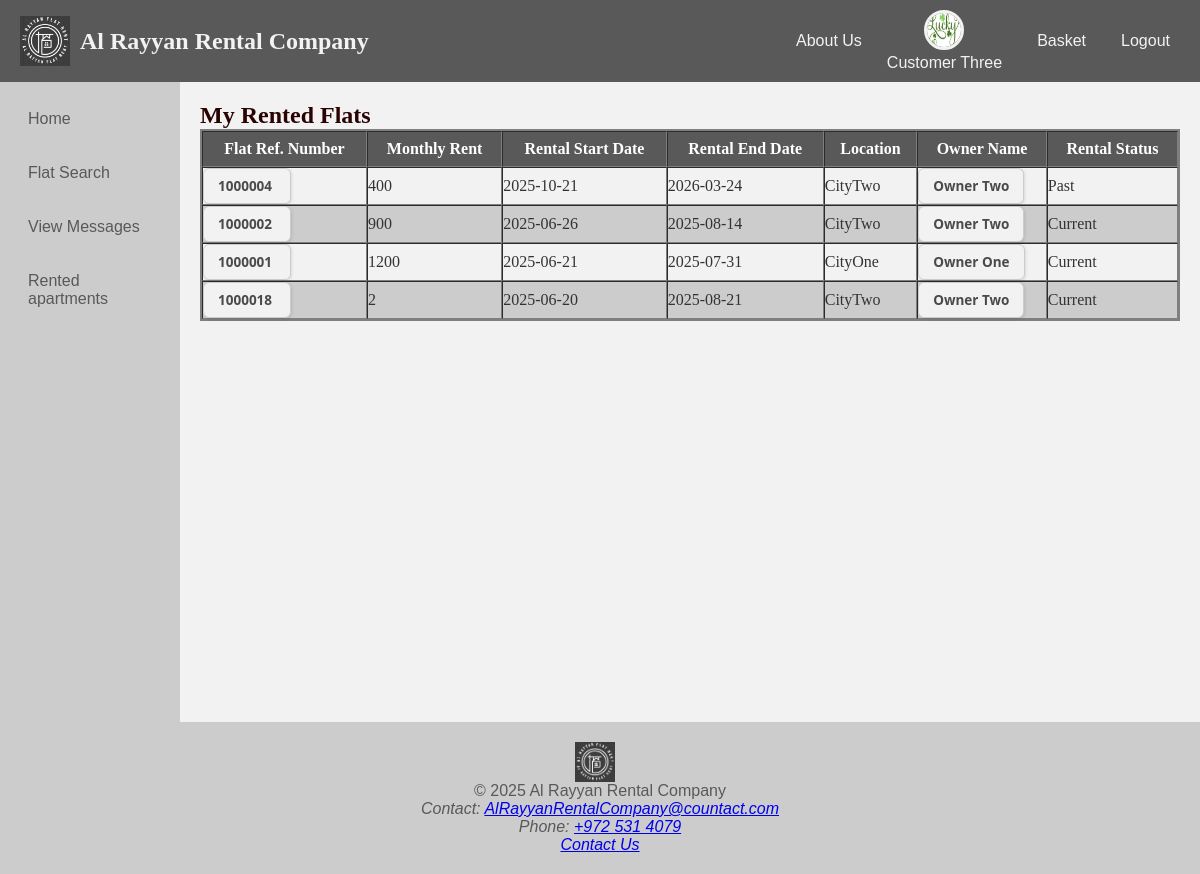
The page /Custmer_rented_flats.php (signed in) on the database its author committed.
### tables this page shows
CREATE TABLE `customer` (
  `CustomerID` bigint NOT NULL,
  `NationalID` char(9) NOT NULL,
  `Name` varchar(100) NOT NULL,
  `Password` varchar(100) NOT NULL,
  `DateOfBirth` date DEFAULT NULL,
  `Email` varchar(100) DEFAULT NULL,
  `MobileNumber` varchar(15) DEFAULT NULL,
  `TelephoneNumber` varchar(15) DEFAULT NULL,
  `Username` varchar(100) DEFAULT NULL,
  `custmerImage` varchar(100) DEFAULT NULL
);

CREATE TABLE `rental` (
  `CustomerID` bigint NOT NULL,
  `ApartmentID` bigint NOT NULL,
  `RentalStartDate` date DEFAULT NULL,
  `RentalEndDate` date DEFAULT NULL,
  `TotalAmount` decimal(10,2) NOT NULL,
  `RentalStatus` varchar(50) DEFAULT NULL
);

CREATE TABLE `apartment_home` (
  `ApartmentID` bigint NOT NULL,
  `ApartmentNumber` varchar(10) DEFAULT NULL,
  `NumberOfRooms` int DEFAULT NULL,
  `NumberOfBathrooms` int DEFAULT NULL,
  `IsFurnished` tinyint(1) DEFAULT NULL,
  `MonthlyRent` int DEFAULT NULL,
  `Area` decimal(10,2) DEFAULT NULL,
  `HeatingSystem_AirConditioning` tinyint(1) DEFAULT NULL,
  `AccessControl` varchar(100) DEFAULT NULL,
  `ExtraAmenities` varchar(255) DEFAULT NULL,
  `OwnerID` bigint DEFAULT NULL,
  `Description` text,
  `NearbyLinks` text,
  `IsApproved` tinyint(1) DEFAULT '0'
);

CREATE TABLE `owneraddress` (
  `AddressID` int NOT NULL,
  `OwnerID` bigint NOT NULL,
  `FlatOrHouseNo` varchar(20) DEFAULT NULL,
  `StreetName` varchar(100) DEFAULT NULL,
  `City` varchar(50) DEFAULT NULL,
  `PostalCode` varchar(10) DEFAULT NULL
);

CREATE TABLE `owner` (
  `OwnerID` bigint NOT NULL,
  `NationalID` char(9) NOT NULL,
  `OwnerName` varchar(100) DEFAULT NULL,
  `EmailAddress` varchar(100) DEFAULT NULL,
  `PhoneNumber` varchar(20) DEFAULT NULL,
  `MobileNumber` varchar(15) DEFAULT NULL,
  `Password` varchar(100) DEFAULT NULL,
  `BankName` varchar(100) DEFAULT NULL,
  `BankBranch` varchar(100) DEFAULT NULL,
  `AccountNumber` varchar(20) DEFAULT NULL,
  `ownerImage` varchar(100) DEFAULT NULL,
  `Username` varchar(100) DEFAULT NULL
);

### Custmer_rented_flats.php (the view, shortened to what this page needs)
<?php
include('header.php');
include('database.inc.php');
$customerID = $_SESSION['customer_id'];
$sql = "
SELECT r.RentalStartDate, r.RentalEndDate,
       a.ApartmentID, a.ApartmentNumber, a.MonthlyRent, a.OwnerID,
       o.OwnerName, o.EmailAddress, o.PhoneNumber,
       oa.City
FROM rental r
JOIN apartment_home a ON r.ApartmentID = a.ApartmentID
JOIN owner o ON a.OwnerID = o.OwnerID
LEFT JOIN owneraddress oa ON o.OwnerID = oa.OwnerID
WHERE r.CustomerID = :customerID
ORDER BY r.RentalStartDate DESC
";
$stmt = $pdo->prepare($sql);
$stmt->execute(['customerID' => $customerID]);
$rentals = $stmt->fetchAll(PDO::FETCH_ASSOC);
$today = date('Y-m-d');
?>
<!DOCTYPE html>
<html lang="en">
<head>
    <link rel="stylesheet" href="style.css">
</head>
<body>
<section class="container">
<?php include('navigation.php'); ?>
<main>
    <h2>My Rented Flats</h2>
    <table border="1" cellpadding="5" cellspacing="0">
        <thead>
        <tr>
            <th>Flat Ref. Number</th>
            <th>Monthly Rent</th>
            <th>Rental Start Date</th>
            <th>Rental End Date</th>
            <th>Location</th>
            <th>Owner Name</th>
            <th>Rental Status</th>
        </tr>
        </thead>
        <tbody>
       <?php foreach ($rentals as $rental):
    $rentalStatus = ($rental['RentalStartDate'] <= $today && $today <= $rental['RentalEndDate']) ? 'Current' : 'Past';
?>
    <tr>
        <td>
            <form action="FlatDetail.php" method="get">
                <input type="submit" value="<?php echo $rental['ApartmentID']; ?> "class="link-button">
            </form>
        </td>
        <td><?php echo $rental['MonthlyRent']; ?></td>
        <td><?php echo $rental['RentalStartDate']; ?></td>
        <td><?php echo $rental['RentalEndDate']; ?></td>
        <td><?php echo $rental['City'] ?? ''; ?></td>
        <td>
     <a href="userProfile.php?id=<?= $rental['OwnerID'] ?>&type=owner" class="link-button">
  <?= $rental['OwnerName'] ?>
</a>
        </td>
        <td><?php echo $rentalStatus; ?></td>
    </tr>
<?php endforeach; ?>
        </tbody>
    </table>
</main>
</section>
<?php include('footer.php'); ?>
</body>
</html>

### header.php (shortened to what this page needs)
<?php
include('database.inc.php');
$isCustomerLoggedIn = isset($_SESSION['customer_id']);
$isOwnerLoggedIn = isset($_SESSION['owner_id']);
$isManagerLoggedIn = isset($_SESSION['manager_id']);
$username = '';
$userProfileLink = '';
if ($isCustomerLoggedIn) {
    $customerID = $_SESSION['customer_id'];
    $stmt = $pdo->prepare("SELECT Name FROM customer WHERE CustomerID = ?");
    $stmt->execute([$customerID]);
    $row = $stmt->fetch(PDO::FETCH_ASSOC);
    if ($row) {
        $username = $row['Name'];
        $userProfileLink = "userProfile.php?id={$customerID}&type=customer";
    }
}
?>
<header>
    <section class="logo-name">
        <img src="image/logo.png" alt="Logo" class="logo">
        <h1>Al Rayyan Rental Company</h1>
    </section>
    <section class="header-links">
        <a href="AboutUs.php">About Us</a>
        <?php if ($isCustomerLoggedIn || $isOwnerLoggedIn || $isManagerLoggedIn): ?>
           <div class="user_card">
    <?php
        $userImage = 'image/maneger.jpg';
        if ($isCustomerLoggedIn) {
            $customerID = $_SESSION['customer_id'];
            $customImagePath = "pending_images/C{$customerID}.jpg";
            if (file_exists($customImagePath)) {
                $userImage = $customImagePath;
            }
        } elseif ($isOwnerLoggedIn) {
            $ownerID = $_SESSION['owner_id'];
            $customImagePath = "pending_images/O{$ownerID}.jpg";
            if (file_exists($customImagePath)) {
                $userImage = $customImagePath;
            }
        }
    ?>
    <a href="<?= $userProfileLink ?>">
        <img src="<?= htmlspecialchars($userImage) ?>" alt="User" class="user-photo">
    </a>
    <p><?= htmlspecialchars($username); ?></p>
</div>
            <?php if ($isCustomerLoggedIn): ?>
                <a href="basket.php" class="customer-only">Basket</a>
            <?php endif; ?>
        <?php else: ?>
            <a href="Sign-up.php">Sign-up</a>
            <a href="login.php">Login</a>
        <?php endif; ?>
        <?php if ($isCustomerLoggedIn || $isOwnerLoggedIn || $isManagerLoggedIn): ?>
            <a href="logout.php">Logout</a>
        <?php endif; ?>
    </section>
</header>

### navigation.php (shortened to what this page needs)
<nav>
    <ul>
        <li><a href="HomePage.php">Home</a></li>
        <li><a href="SearchFlat.php">Flat Search</a></li>
        <?php if (isset($_SESSION['manager_id'])): ?>
            <li><a href="masseges.php">View Messages</a></li>
            <li><a href="SearchManager.php">SearchManager</a></li>
            <li><a href="ManegarShowFlatwontRent.php"> Flat nead aprove </a></li>
        <?php elseif (isset($_SESSION['owner_id'])): ?>
            <li><a href="Offer_Flat_for_Rent.php">Offer Flat</a></li>
            <li><a href="masseges.php">View Messages</a></li>
            <li><a href="add_preview_schedule.php">addpreview schedule</a></li>
        <?php elseif (isset($_SESSION['customer_id'])): ?>
            <li><a href="masseges.php">View Messages</a></li>
            <li><a href="Custmer_rented_flats.php"> Rented apartments</a></li>
        <?php endif; ?>
    </ul>
</nav>

### footer.php
<footer>
    <section>
        <img src="image/logo.png" alt="Logo" class="logo-small-foter">
        <p>&copy; 2025 Al Rayyan Rental Company</p>
        <address>
            Contact: <a href="mailto:support@birzeitflats.com">AlRayyanRentalCompany@countact.com</a><br>
            Phone: <a href="tel:+9725314079">+972 531 4079</a><br>
            <a href="ContactUs.php">Contact Us</a>
        </address>
    </section>
</footer>

### style.css (style rules this page uses)
* { margin: 0; padding: 0; box-sizing: border-box; }
body { font-family: Arial, sans-serif; background-color: #f2f2f2; color: #333333; }
header { display: flex; justify-content: space-between; align-items: center; background-color: #595959; color: #f2f2f2; padding: 10px 20px; }
.logo-name { display: flex; align-items: center; color: #ffffff; }
.logo { width: 50px; height: 50px; margin-right: 10px; }
.header-links { display: flex; align-items: center; gap: 15px; }
.header-links a { color: #f2f2f2; text-decoration: none; padding: 5px 10px; }
.user_card { text-align: center; margin-right: 10px; }
.user-photo { width: 40px; height: 40px; border-radius: 50%; border: 3px solid #f2f2f2; }
.container { display: flex; min-height: 80vh; }
nav { width: 15%; background-color: #cccccc; padding: 20px; font-family: 'Trebuchet MS', sans-serif; }
nav ul { list-style: none; }
nav li { margin-bottom: 20px; }
nav a { text-decoration: none; color: #595959; font-weight: normal; display: block; padding: 8px; border-radius: 5px; transition: all 0.3s; }
main { flex: 1; padding: 20px; background-color: #f2f2f2; color: #333333; }
main { flex: 2; }
footer { background-color: #cccccc; padding: 20px; text-align: center; font-size: 16px; color: #595959; }
.logo-small-foter { width: 40px; vertical-align: middle; margin-right: 10px; }
table { width: 100%; border: 2px solid #7f7f7f; font-family: 'Times New Roman', serif; color: #333333; }
thead th { background-color: #595959; color: #ffffff; text-align: center; padding: 8px; }
tbody tr:nth-child(even) { background-color: #cccccc; }
tbody tr:nth-child(odd) { background-color: #f2f2f2; }
h2, h3 { font-family: 'Times New Roman', serif; color: #2b0202; }
h1 { font-family: 'Georgia', serif; color: #f2f2f2; }
.link-button { background-color: #f2f2f2; color: #4a4a4a; border: 1px solid #ccc; padding: 8px 14px; display: inline-block; font-weight: bold; border-radius: 6px; cursor: pointer; text-decoration: none; font-family: 'Segoe UI', Tahoma, Geneva, Verdana, sans-serif; font-size: 13.5px; box-shadow: 1px 1px 3px rgba(0,0,0,0.1); transition: background-color 0.2s ease, box-shadow 0.2s ease; }

### rows shown on the page
customer: Name "Customer Three"
rental: ApartmentID.ApartmentID "1000004", ApartmentID.MonthlyRent "400", RentalStartDate "2025-10-21", RentalEndDate "2026-03-24", owneraddress.City "CityTwo", owner.OwnerName "Owner Two"
rental: ApartmentID.ApartmentID "1000002", ApartmentID.MonthlyRent "900", RentalStartDate "2025-06-26", RentalEndDate "2025-08-14", owneraddress.City "CityTwo", owner.OwnerName "Owner Two"
rental: ApartmentID.ApartmentID "1000001", ApartmentID.MonthlyRent "1200", RentalStartDate "2025-06-21", RentalEndDate "2025-07-31", owneraddress.City "CityOne", owner.OwnerName "Owner One"
rental: ApartmentID.ApartmentID "1000018", ApartmentID.MonthlyRent "2", RentalStartDate "2025-06-20", RentalEndDate "2025-08-21", owneraddress.City "CityTwo", owner.OwnerName "Owner Two"
